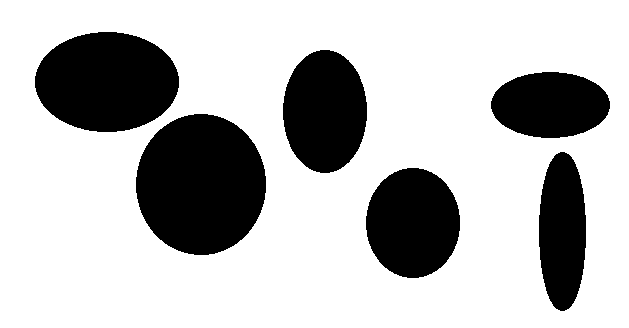
#> input picture Week3/Contour/ellipse.png, 629 x 328 px
$ python main.py
#> lines starting #> are read from the running program, lines starting #| are printed output that depends on the picture; after the words box and inside, x2 and y2 are one past the last pixel; in counts of white or black regions, pixels touching at a corner belong together
import cv2 as cv

image = cv.imread("ellipse.png")
#> image is the input picture: shape (328, 629, 3); 73.8% white; 6 black regions, box (x1, y1, x2, y2) and area: (136, 114, 266, 255) 14385, (35, 32, 179, 132) 11308, (366, 168, 460, 278) 8119, (283, 50, 367, 173) 8103, (491, 72, 610, 138) 6165, (539, 152, 586, 311) 5938
cv.waitKey(0)

gray = cv.cvtColor(image, cv.COLOR_BGR2GRAY)

edged = cv.Canny(gray, 30, 200)
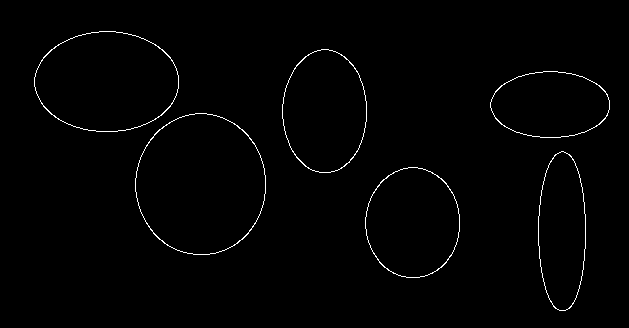
#> edged: shape (328, 629); 1.1% white in thin lines or dots, all inside (x1, y1, x2, y2) = (34, 31, 610, 311)
cv.waitKey(0)

contours, hierarchy = cv.findContours(edged,
                                      cv.RETR_EXTERNAL,
                                      cv.CHAIN_APPROX_NONE)
#> contours = 6 contours; box (x1, y1, x2, y2) and area: (135, 113, 266, 255) 14410, (34, 31, 179, 132) 11329, (365, 167, 460, 278) 8138, (282, 49, 367, 173) 8120, (490, 71, 610, 138) 6176, (538, 151, 586, 311) 5941
""" Multiple Shape/Objects (ellipse.png)
for count, contour in enumerate(contours):
    x,y,w,h= cv.boundingRect(contour)
    croped_image = image[y:(y+h), x:(x+w)]
    cv.imwrite(f'Ellipse {count + 1}.jpg', croped_image)
    cv.waitKey(0)
"""

cv.drawContours(image, contours, -1, (0, 0, 255), 7)
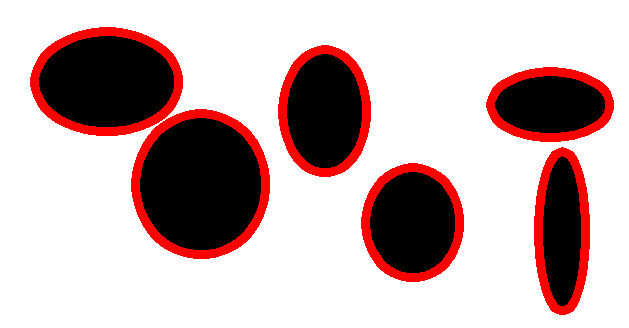
#> image: shape (328, 629, 3); 9.13% of pixels changed, all inside (x1, y1, x2, y2) = (30, 27, 614, 315)

cv.imshow('Contours', image)
cv.waitKey(0)
cv.destroyAllWindows()
